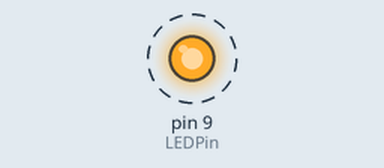
Recording of a sketch running on a simulated Arduino Uno, built with avr-gcc and run on an emulated ATmega328P. Shown: output pins drawn as LEDs (lit = HIGH). Dashed ring = blinking. What the sketch prints to the serial monitor is not drawn.

Above: at 0.5 s.
Timing chart, 0 to 4.6 s (numbered marks = the images above):
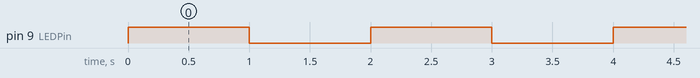

Measured:
- by itself, pin 9 (LEDPin): alternates HIGH for 1.0 s and LOW for 1.0 s

The sketch:

Arduino_LED_OTA.ino
```cpp
int LEDPin = 9; //Arduino Digital Pin 9

void setup()
{
  Serial.begin(115200);     //Initialize the Arduino's Serial
  pinMode(LEDPin,OUTPUT);   //Set the direction of LEDpin
  digitalWrite(LEDPin,LOW); //Initially, keep the LED OFF
}

void loop()
{
  digitalWrite(LEDPin,HIGH);  // Write HIGH to ON the LED
  Serial.println("LED is switched ON");
  delay(1000);                //Wait for a second

  digitalWrite(LEDPin,LOW);   // Write LOW to OFF the LED
  Serial.println("LED is switched OFF");
  delay(1000);                // Wait for a second
}
```
